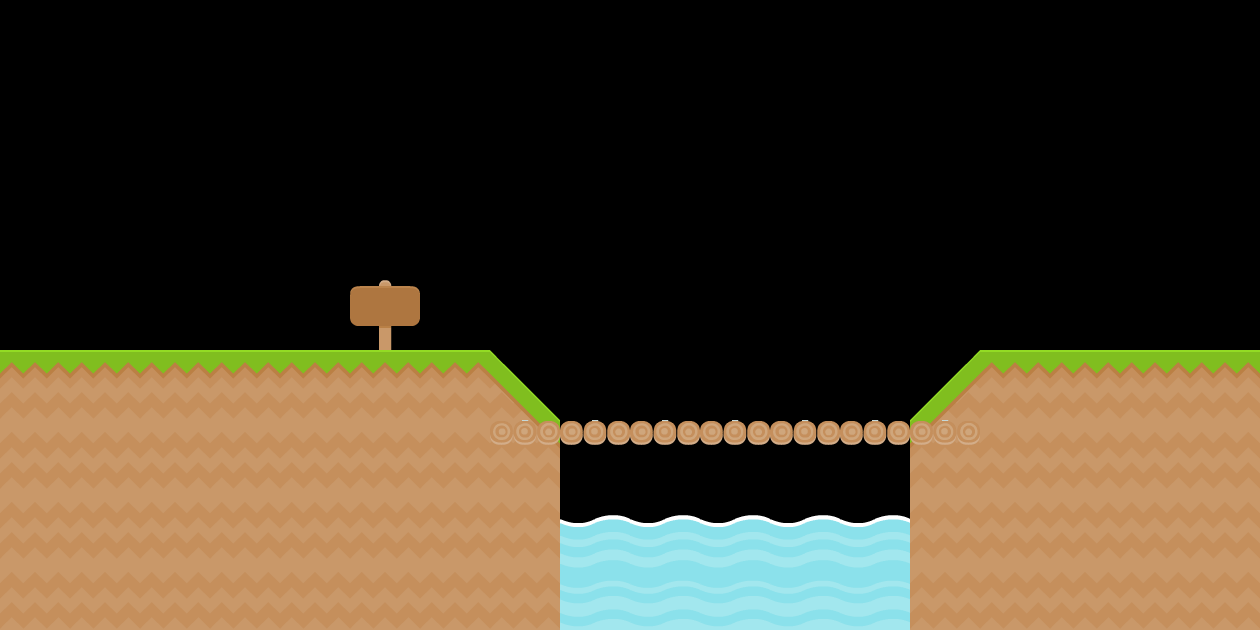

Rendered tile map (Tiled .tmx) drawn with the repository's tilesets; below, a short description and the map source with its tile grids summarised:
An orthogonal 18x9 tile map with 70x70 px tiles, 3 tile layers (platforms, bridge, decs) and 1 object (decisionPoint).

<map version="1.5" tiledversion="1.7.2" orientation="orthogonal" renderorder="right-down" width="18" height="9" tilewidth="70" tileheight="70" infinite="0" nextlayerid="7" nextobjectid="4">
 <editorsettings>
  <export target="tilemap1.json" format="json" />
 </editorsettings>
 <tileset firstgid="1" name="tiles_spritesheet" tilewidth="70" tileheight="70" spacing="2" tilecount="156" columns="12">
  <image source="../tilesets/tiles_spritesheet_70px.png" width="914" height="936" />
  <tile id="0">
   <properties>
    <property name="collide" type="bool" value="false" />
   </properties>
  </tile>
  <tile id="1">
   <properties>
    <property name="collide" type="bool" value="false" />
   </properties>
  </tile>
  <tile id="2">
   <properties>
    <property name="collide" type="bool" value="false" />
   </properties>
  </tile>
  <tile id="3">
   <properties>
    <property name="collide" type="bool" value="false" />
   </properties>
  </tile>
  <tile id="4">
   <properties>
    <property name="collide" type="bool" value="false" />
   </properties>
  </tile>
  <tile id="5">
   <properties>
    <property name="collide" type="bool" value="false" />
   </properties>
  </tile>
  <tile id="6">
   <properties>
    <property name="collide" type="bool" value="false" />
   </properties>
  </tile>
  <tile id="7">
   <properties>
    <property name="collide" type="bool" value="false" />
   </properties>
  </tile>
  <tile id="8">
   <properties>
    <property name="collide" type="bool" value="false" />
   </properties>
  </tile>
  <tile id="9">
   <properties>
    <property name="collide" type="bool" value="true" />
   </properties>
  </tile>
  <tile id="10">
   <properties>
    <property name="collide" type="bool" value="false" />
   </properties>
  </tile>
  <tile id="11">
   <properties>
    <property name="collide" type="bool" value="false" />
   </properties>
  </tile>
  <tile id="12">
   <properties>
    <property name="collide" type="bool" value="false" />
   </properties>
  </tile>
  <tile id="13">
   <properties>
    <property name="collide" type="bool" value="false" />
   </properties>
  </tile>
  <tile id="14">
   <properties>
    <property name="collide" type="bool" value="false" />
   </properties>
  </tile>
  <tile id="15">
   <properties>
    <property name="collide" type="bool" value="false" />
   </properties>
  </tile>
  <tile id="16">
   <properties>
    <property name="collide" type="bool" value="false" />
   </properties>
  </tile>
  <tile id="17">
   <properties>
    <property name="collide" type="bool" value="false" />
   </properties>
  </tile>
  <tile id="18">
   <properties>
    <property name="collide" type="bool" value="false" />
   </properties>
  </tile>
  <tile id="19">
   <properties>
    <property name="collide" type="bool" value="false" />
   </properties>
  </tile>
  <tile id="20">
   <properties>
    <property name="collide" type="bool" value="false" />
   </properties>
  </tile>
  <tile id="21">
   <properties>
    <property name="collide" type="bool" value="false" />
   </properties>
  </tile>
  <tile id="22">
   <properties>
    <property name="collide" type="bool" value="false" />
   </properties>
  </tile>
  <tile id="23">
   <properties>
    <property name="collide" type="bool" value="false" />
   </properties>
  </tile>
  <tile id="24">
   <properties>
    <property name="collide" type="bool" value="false" />
   </properties>
  </tile>
  <tile id="25">
   <properties>
    <property name="collide" type="bool" value="false" />
   </properties>
  </tile>
  <tile id="26">
   <properties>
    <property name="collide" type="bool" value="false" />
   </properties>
  </tile>
  <tile id="27">
   <properties>
    <property name="collide" type="bool" value="false" />
   </properties>
  </tile>
  <tile id="28">
   <properties>
    <property name="collide" type="bool" value="false" />
   </properties>
  </tile>
  <tile id="29">
   <properties>
    <property name="collide" type="bool" value="false" />
   </properties>
  </tile>
  <tile id="30">
   <properties>
    <property name="collide" type="bool" value="false" />
   </properties>
  </tile>
  <tile id="31">
   <properties>
    <property name="collide" type="bool" value="false" />
   </properties>
  </tile>
  <tile id="32">
   <properties>
    <property name="collide" type="bool" value="false" />
   </properties>
  </tile>
  <tile id="33">
   <properties>
    <property name="collide" type="bool" value="false" />
   </properties>
  </tile>
  <tile id="34">
   <properties>
    <property name="collide" type="bool" value="false" />
   </properties>
  </tile>
  <tile id="35">
   <properties>
    <property name="collide" type="bool" value="false" />
   </properties>
  </tile>
  <tile id="36">
   <properties>
    <property name="collide" type="bool" value="false" />
   </properties>
  </tile>
  <tile id="37">
   <properties>
    <property name="collide" type="bool" value="false" />
   </properties>
  </tile>
  <tile id="38">
   <properties>
    <property name="collide" type="bool" value="false" />
   </properties>
  </tile>
  <tile id="39">
   <properties>
    <property name="collide" type="bool" value="false" />
   </properties>
  </tile>
  <tile id="40">
   <properties>
    <property name="collide" type="bool" value="false" />
   </properties>
  </tile>
  <tile id="41">
   <properties>
    <property name="collide" type="bool" value="false" />
   </properties>
  </tile>
  <tile id="42">
   <properties>
    <property name="collide" type="bool" value="false" />
   </properties>
  </tile>
  <tile id="43">
   <properties>
    <property name="collide" type="bool" value="false" />
   </properties>
  </tile>
  <tile id="44">
   <properties>
    <property name="collide" type="bool" value="false" />
   </properties>
  </tile>
  <tile id="45">
   <properties>
    <property name="collide" type="bool" value="false" />
   </properties>
  </tile>
  <tile id="46">
   <properties>
    <property name="collide" type="bool" value="false" />
   </properties>
  </tile>
  <tile id="47">
   <properties>
    <property name="collide" type="bool" value="false" />
   </properties>
  </tile>
  <tile id="48">
   <properties>
    <property name="collide" type="bool" value="false" />
   </properties>
  </tile>
  <tile id="49">
   <properties>
    <property name="collide" type="bool" value="false" />
   </properties>
  </tile>
  <tile id="50">
   <properties>
    <property name="collide" type="bool" value="false" />
   </properties>
  </tile>
  <tile id="51">
   <properties>
    <property name="collide" type="bool" value="false" />
   </properties>
  </tile>
  <tile id="52">
   <properties>
    <property name="collide" type="bool" value="false" />
   </properties>
  </tile>
  <tile id="53">
   <properties>
    <property name="collide" type="bool" value="false" />
   </properties>
  </tile>
  <tile id="54">
   <properties>
    <property name="collide" type="bool" value="false" />
   </properties>
  </tile>
  <tile id="55">
   <properties>
    <property name="collide" type="bool" value="false" />
   </properties>
  </tile>
  <tile id="56">
   <properties>
    <property name="collide" type="bool" value="false" />
   </properties>
  </tile>
  <tile id="57">
   <properties>
    <property name="collide" type="bool" value="false" />
   </properties>
  </tile>
  <tile id="58">
   <properties>
    <property name="collide" type="bool" value="false" />
   </properties>
  </tile>
  <tile id="59">
   <properties>
    <property name="collide" type="bool" value="false" />
   </properties>
  </tile>
  <tile id="60">
   <properties>
    <property name="collide" type="bool" value="false" />
   </properties>
  </tile>
  <tile id="61">
   <properties>
    <property name="collide" type="bool" value="false" />
   </properties>
  </tile>
  <tile id="62">
   <properties>
    <property name="collide" type="bool" value="false" />
   </properties>
  </tile>
  <tile id="63">
   <properties>
    <property name="collide" type="bool" value="false" />
   </properties>
  </tile>
  <tile id="64">
   <properties>
    <property name="collide" type="bool" value="false" />
   </properties>
  </tile>
  <tile id="65">
   <properties>
    <property name="collide" type="bool" value="false" />
   </properties>
  </tile>
  <tile id="66">
   <properties>
    <property name="collide" type="bool" value="false" />
   </properties>
  </tile>
  <tile id="67">
   <properties>
    <property name="collide" type="bool" value="false" />
   </properties>
  </tile>
  <tile id="68">
   <properties>
    <property name="collide" type="bool" value="false" />
   </properties>
  </tile>
  <tile id="69">
   <properties>
    <property name="collide" type="bool" value="false" />
   </properties>
  </tile>
  <tile id="70">
   <properties>
    <property name="collide" type="bool" value="false" />
   </properties>
  </tile>
  <tile id="71">
   <properties>
    <property name="collide" type="bool" value="false" />
   </properties>
  </tile>
  <tile id="72">
   <properties>
    <property name="collide" type="bool" value="false" />
   </properties>
  </tile>
  <tile id="73">
   <properties>
    <property name="collide" type="bool" value="false" />
   </properties>
  </tile>
  <tile id="74">
   <properties>
    <property name="collide" type="bool" value="false" />
   </properties>
  </tile>
  <tile id="75">
   <properties>
    <property name="collide" type="bool" value="false" />
   </properties>
  </tile>
  <tile id="76">
   <properties>
    <property name="collide" type="bool" value="false" />
   </properties>
  </tile>
  <tile id="77">
   <properties>
    <property name="collide" type="bool" value="false" />
   </properties>
  </tile>
  <tile id="78">
   <properties>
    <property name="collide" type="bool" value="false" />
   </properties>
  </tile>
  <tile id="79">
   <properties>
    <property name="collide" type="bool" value="false" />
   </properties>
  </tile>
  <tile id="80">
   <properties>
    <property name="collide" type="bool" value="false" />
   </properties>
  </tile>
  <tile id="81">
   <properties>
    <property name="collide" type="bool" value="false" />
   </properties>
  </tile>
  <tile id="82">
   <properties>
    <property name="collide" type="bool" value="false" />
   </properties>
  </tile>
  <tile id="83">
   <properties>
    <property name="collide" type="bool" value="false" />
   </properties>
  </tile>
  <tile id="84">
   <properties>
    <property name="collide" type="bool" value="false" />
   </properties>
  </tile>
  <tile id="85">
   <properties>
    <property name="collide" type="bool" value="false" />
   </properties>
  </tile>
  <tile id="86">
   <properties>
    <property name="collide" type="bool" value="false" />
   </properties>
  </tile>
  <tile id="87">
   <properties>
    <property name="collide" type="bool" value="false" />
   </properties>
  </tile>
  <tile id="88">
   <properties>
    <property name="collide" type="bool" value="false" />
   </properties>
  </tile>
  <tile id="89">
   <properties>
    <property name="collide" type="bool" value="false" />
   </properties>
  </tile>
  <tile id="90">
   <properties>
    <property name="collide" type="bool" value="false" />
   </properties>
  </tile>
  <tile id="91">
   <properties>
    <property name="collide" type="bool" value="true" />
   </properties>
  </tile>
  <tile id="92">
   <properties>
    <property name="collide" type="bool" value="false" />
   </properties>
  </tile>
  <tile id="93">
   <properties>
    <property name="collide" type="bool" value="false" />
   </properties>
  </tile>
  <tile id="94">
   <properties>
    <property name="collide" type="bool" value="false" />
   </properties>
  </tile>
  <tile id="95">
   <properties>
    <property name="collide" type="bool" value="false" />
   </properties>
  </tile>
  <tile id="96">
   <properties>
    <property name="collide" type="bool" value="false" />
   </properties>
  </tile>
  <tile id="97">
   <properties>
    <property name="collide" type="bool" value="false" />
   </properties>
  </tile>
  <tile id="98">
   <properties>
    <property name="collide" type="bool" value="false" />
   </properties>
  </tile>
  <tile id="99">
   <properties>
    <property name="collide" type="bool" value="false" />
   </properties>
  </tile>
  <tile id="100">
   <properties>
    <property name="collide" type="bool" value="false" />
   </properties>
  </tile>
  <tile id="101">
   <properties>
    <property name="collide" type="bool" value="false" />
   </properties>
  </tile>
  <tile id="102">
   <properties>
    <property name="collide" type="bool" value="false" />
   </properties>
  </tile>
  <tile id="103">
   <properties>
    <property name="collide" type="bool" value="true" />
   </properties>
  </tile>
  <tile id="104">
   <properties>
    <property name="collide" type="bool" value="false" />
   </properties>
  </tile>
  <tile id="105">
   <properties>
    <property name="collide" type="bool" value="false" />
   </properties>
  </tile>
  <tile id="106">
   <properties>
    <property name="collide" type="bool" value="false" />
   </properties>
  </tile>
  <tile id="107">
   <properties>
    <property name="collide" type="bool" value="false" />
   </properties>
  </tile>
  <tile id="108">
   <properties>
    <property name="collide" type="bool" value="false" />
   </properties>
  </tile>
  <tile id="109">
   <properties>
    <property name="collide" type="bool" value="false" />
   </properties>
  </tile>
  <tile id="110">
   <properties>
    <property name="collide" type="bool" value="false" />
   </properties>
  </tile>
  <tile id="111">
   <properties>
    <property name="collide" type="bool" value="false" />
   </properties>
  </tile>
  <tile id="112">
   <properties>
    <property name="collide" type="bool" value="false" />
   </properties>
  </tile>
  <tile id="113">
   <properties>
    <property name="collide" type="bool" value="false" />
   </properties>
  </tile>
  <tile id="114">
   <properties>
    <property name="collide" type="bool" value="false" />
   </properties>
  </tile>
  <tile id="115">
   <properties>
    <property name="collide" type="bool" value="true" />
   </properties>
  </tile>
  <tile id="116">
   <properties>
    <property name="collide" type="bool" value="false" />
   </properties>
  </tile>
  <tile id="117">
   <properties>
    <property name="collide" type="bool" value="false" />
   </properties>
  </tile>
  <tile id="118">
   <properties>
    <property name="collide" type="bool" value="false" />
   </properties>
  </tile>
  <tile id="119">
   <properties>
    <property name="collide" type="bool" value="false" />
   </properties>
  </tile>
  <tile id="120">
   <properties>
    <property name="collide" type="bool" value="false" />
   </properties>
  </tile>
  <tile id="121">
   <properties>
    <property name="collide" type="bool" value="false" />
   </properties>
  </tile>
  <tile id="122">
   <properties>
    <property name="collide" type="bool" value="false" />
   </properties>
  </tile>
  <tile id="123">
   <properties>
    <property name="collide" type="bool" value="false" />
   </properties>
  </tile>
  <tile id="124">
   <properties>
    <property name="collide" type="bool" value="true" />
   </properties>
  </tile>
  <tile id="125">
   <properties>
    <property name="collide" type="bool" value="false" />
   </properties>
  </tile>
  <tile id="126">
   <properties>
    <property name="collide" type="bool" value="false" />
   </properties>
  </tile>
  <tile id="127">
   <properties>
    <property name="collide" type="bool" value="false" />
   </properties>
  </tile>
  <tile id="128">
   <properties>
    <property name="collide" type="bool" value="false" />
   </properties>
  </tile>
  <tile id="129">
   <properties>
    <property name="collide" type="bool" value="false" />
   </properties>
  </tile>
  <tile id="130">
   <properties>
    <property name="collide" type="bool" value="false" />
   </properties>
  </tile>
  <tile id="131">
   <properties>
    <property name="collide" type="bool" value="false" />
   </properties>
  </tile>
  <tile id="132">
   <properties>
    <property name="collide" type="bool" value="false" />
   </properties>
  </tile>
  <tile id="133">
   <properties>
    <property name="collide" type="bool" value="false" />
   </properties>
  </tile>
  <tile id="134">
   <properties>
    <property name="collide" type="bool" value="false" />
   </properties>
  </tile>
  <tile id="135">
   <properties>
    <property name="collide" type="bool" value="false" />
   </properties>
  </tile>
  <tile id="136">
   <properties>
    <property name="collide" type="bool" value="false" />
   </properties>
  </tile>
  <tile id="137">
   <properties>
    <property name="collide" type="bool" value="false" />
   </properties>
  </tile>
  <tile id="138">
   <properties>
    <property name="collide" type="bool" value="false" />
   </properties>
  </tile>
  <tile id="139">
   <properties>
    <property name="collide" type="bool" value="false" />
   </properties>
  </tile>
  <tile id="140">
   <properties>
    <property name="collide" type="bool" value="false" />
   </properties>
  </tile>
  <tile id="141">
   <properties>
    <property name="collide" type="bool" value="false" />
   </properties>
  </tile>
  <tile id="142">
   <properties>
    <property name="collide" type="bool" value="false" />
   </properties>
  </tile>
  <tile id="143">
   <properties>
    <property name="collide" type="bool" value="false" />
   </properties>
  </tile>
  <tile id="144">
   <properties>
    <property name="collide" type="bool" value="false" />
   </properties>
  </tile>
  <tile id="145">
   <properties>
    <property name="collide" type="bool" value="false" />
   </properties>
  </tile>
  <tile id="146">
   <properties>
    <property name="collide" type="bool" value="false" />
   </properties>
  </tile>
  <tile id="147">
   <properties>
    <property name="collide" type="bool" value="false" />
   </properties>
  </tile>
  <tile id="148">
   <properties>
    <property name="collide" type="bool" value="false" />
   </properties>
  </tile>
  <tile id="149">
   <properties>
    <property name="collide" type="bool" value="false" />
   </properties>
  </tile>
  <tile id="150">
   <properties>
    <property name="collide" type="bool" value="false" />
   </properties>
  </tile>
  <tile id="151">
   <properties>
    <property name="collide" type="bool" value="false" />
   </properties>
  </tile>
  <tile id="152">
   <properties>
    <property name="collide" type="bool" value="false" />
   </properties>
  </tile>
  <tile id="153">
   <properties>
    <property name="collide" type="bool" value="false" />
   </properties>
  </tile>
  <tile id="154">
   <properties>
    <property name="collide" type="bool" value="false" />
   </properties>
  </tile>
  <tile id="155">
   <properties>
    <property name="collide" type="bool" value="false" />
   </properties>
  </tile>
 </tileset>
 <layer id="1" name="platforms" width="18" height="9">
  <data>[162 cells, 62 non-empty, 8 distinct tile ids]</data>
 </layer>
 <layer id="2" name="bridge" width="18" height="9">
  <data>[162 cells, 7 non-empty, 1 distinct tile ids]</data>
 </layer>
 <layer id="6" name="decs" width="18" height="9">
  <data>[162 cells, 1 non-empty, 1 distinct tile ids]</data>
 </layer>
 <objectgroup id="5" name="Object Layer 1">
  <object id="3" name="decisionPoint" x="348.485" y="196.97" width="84.8485" height="193.939" />
 </objectgroup>
</map>
